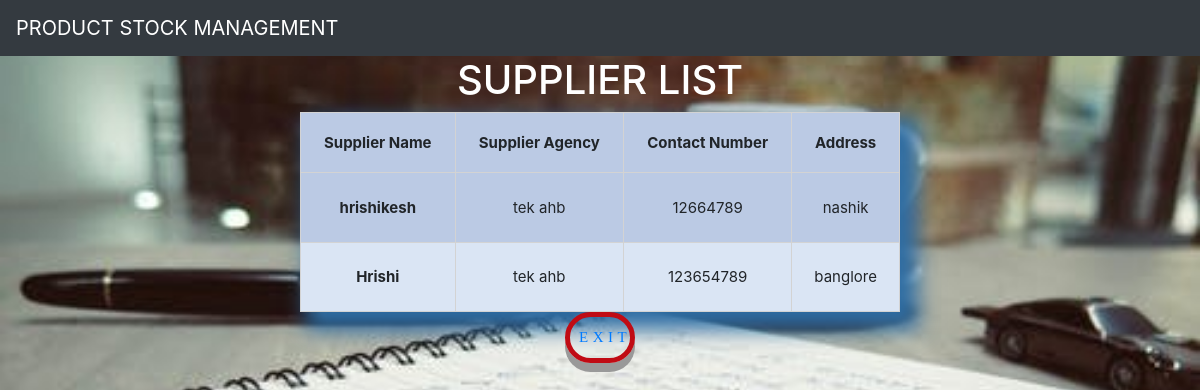
The page /supplierorder/ on the database as committed earlier.
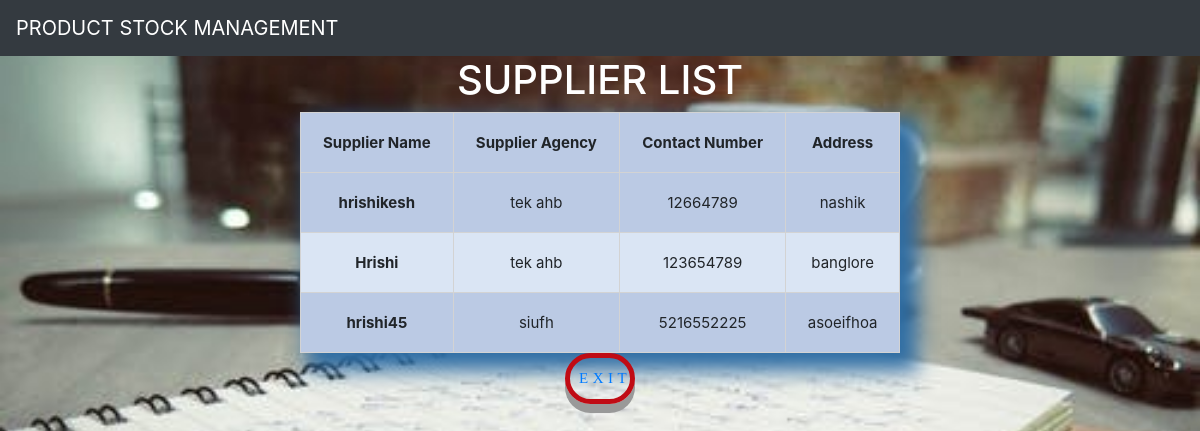
The same page on the database as committed later.
### myapp/models.py (models this page shows)
class supplier(models.Model):
    s_name = models.CharField(max_length=50)
    s_agency = models.CharField(max_length=30)
    s_contact = models.IntegerField(default=10)
    s_address = models.CharField(max_length=100)

### myapp/views.py (the view)
# urls.py: path('supplierorder/', views.supplier_order),
def supplier_order(request):
    supplier_order = supplier.objects.all()
    context = {
        'supplier_order': supplier_order
    }
    return render(request,'myapp/supplierorder.html',context)

### myapp/templates/myapp/supplierorder.html (shortened to what this page needs)
{% load static %}
<html>
    <head>
        <link rel="stylesheet" href="https://cdn.jsdelivr.net/npm/bootstrap@4.5.3/dist/css/bootstrap.min.css">
        <link rel="stylesheet" href="{% static 'myapp/productlist.css' %}">
        <link rel="stylesheet" href="{% static 'myapp/butthon2.css' %}">
    </head>
  <body>
       <nav class="navbar navbar-dark bg-dark">
        <a class="navbar-brand" href="#">
           PRODUCT STOCK MANAGEMENT
        </a>
       </nav>
       <center><h1 style="color: white;">SUPPLIER LIST</h1></center>
       <table class="product">
        <thead>
          <tr>
            <th scope="col">Supplier Name</th>
            <th scope="col">Supplier Agency</th>
            <th scope="col">Contact Number</th>
            <th scope="col">Address</th>
         </tr>
        </thead>
        <tbody>
         {% for i in supplier_order %}
           <tr>
             <th scope="row">{{ i.s_name }}</th>
             <td>{{i.s_agency}}</td>
             <td>{{i.s_contact}}</td>
             <td>{{i.s_address}}</td>
           </tr>
          {% endfor %}
        </tbody>
      </table>
     <div class="but">
         <center><div class="button"><a href="/homepage/">exit</a></div></center>
     </div>
    </body>
</html>

### myapp/static/myapp/productlist.css (style rules this page uses)
table { width: 400px; box-shadow: 0 12px 16px 0 rgba(36, 184, 6, 0.411), 0 17px 50px 0 rgba(5, 170, 41, 0.493); }
table, td, th { padding: 10px; border: 1px solid lightgray; border-collapse: collapse; text-align: center; cursor: pointer; }
.product { text-align: center; }
table { left: 50%; right: 50%; width: 900px; height: 200px; border: 2px solid black; margin: auto; text-align: center; font-size: large; box-shadow: 12px 12px 20px 6px #2e6da4; font-size: 15px; }
table tr:nth-child(odd) { background: #BBCAE4; }
table tr:nth-child(even) { background: #dae5f4; }

### myapp/static/myapp/butthon2.css (style rules this page uses)
.button { position: relative; text-align: center; width: 70px; padding: 9px; font-size: 15px; color: #b81c36; font-family: poppins; font-weight: 50; border: 5px solid #c00b14; text-transform: uppercase; letter-spacing: 4.5px; cursor: pointer; border-radius: 600px; box-shadow: 0 9px #999; transition: 0.4s; }

Rows that differ between the two databases and show on the page:
added supplier: s_name "hrishi45", s_agency "siufh", s_contact "5216552225", s_address "asoeifhoa"
